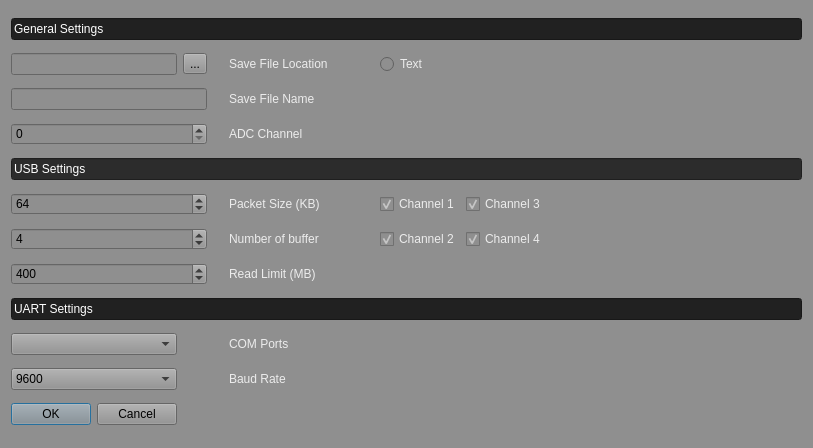
<?xml version="1.0" encoding="UTF-8"?>
<ui version="4.0">
 <class>settings</class>
 <widget class="QDialog" name="settings">
  <property name="geometry">
   <rect>
    <x>0</x>
    <y>0</y>
    <width>630</width>
    <height>448</height>
   </rect>
  </property>
  <property name="sizePolicy">
   <sizepolicy hsizetype="Ignored" vsizetype="Preferred">
    <horstretch>0</horstretch>
    <verstretch>0</verstretch>
   </sizepolicy>
  </property>
  <property name="windowTitle">
   <string>Settings</string>
  </property>
  <property name="windowIcon">
   <iconset resource="imagesources.qrc">
    <normaloff>:/Images/settings.jpg</normaloff>:/Images/settings.jpg</iconset>
  </property>
  <property name="styleSheet">
   <string notr="true">background-color: rgb(143, 143, 143);</string>
  </property>
  <layout class="QGridLayout" name="gridLayout_2">
   <item row="9" column="4">
    <spacer name="horizontalSpacer_3">
     <property name="orientation">
      <enum>Qt::Horizontal</enum>
     </property>
     <property name="sizeType">
      <enum>QSizePolicy::Fixed</enum>
     </property>
     <property name="sizeHint" stdset="0">
      <size>
       <width>40</width>
       <height>20</height>
      </size>
     </property>
    </spacer>
   </item>
   <item row="9" column="6">
    <widget class="QCheckBox" name="m_chkboxChannel_3">
     <property name="enabled">
      <bool>true</bool>
     </property>
     <property name="styleSheet">
      <string notr="true">font: 87 8pt &quot;Arial Black&quot;;
color: rgb(236, 236, 236);</string>
     </property>
     <property name="text">
      <string>Channel 3</string>
     </property>
     <property name="checked">
      <bool>true</bool>
     </property>
    </widget>
   </item>
   <item row="9" column="3">
    <widget class="QLabel" name="m_labelPacketSize">
     <property name="enabled">
      <bool>false</bool>
     </property>
     <property name="sizePolicy">
      <sizepolicy hsizetype="Fixed" vsizetype="Fixed">
       <horstretch>0</horstretch>
       <verstretch>0</verstretch>
      </sizepolicy>
     </property>
     <property name="styleSheet">
      <string notr="true">font: 87 8pt &quot;Arial Black&quot;;
color: rgb(236, 236, 236);</string>
     </property>
     <property name="text">
      <string>Packet Size (KB)</string>
     </property>
    </widget>
   </item>
   <item row="13" column="6">
    <widget class="QCheckBox" name="m_chkboxChannel_4">
     <property name="enabled">
      <bool>true</bool>
     </property>
     <property name="styleSheet">
      <string notr="true">font: 87 8pt &quot;Arial Black&quot;;
color: rgb(236, 236, 236);</string>
     </property>
     <property name="text">
      <string>Channel 4</string>
     </property>
     <property name="checked">
      <bool>true</bool>
     </property>
    </widget>
   </item>
   <item row="4" column="0" colspan="2">
    <widget class="QLineEdit" name="m_lineEditSaveFileName"/>
   </item>
   <item row="22" column="3">
    <widget class="QLabel" name="m_labelCOMPort">
     <property name="enabled">
      <bool>false</bool>
     </property>
     <property name="styleSheet">
      <string notr="true">font: 87 8pt &quot;Arial Black&quot;;
color: rgb(236, 236, 236);</string>
     </property>
     <property name="text">
      <string>COM Ports</string>
     </property>
    </widget>
   </item>
   <item row="5" column="3">
    <widget class="QLabel" name="m_labelADCChannel">
     <property name="enabled">
      <bool>false</bool>
     </property>
     <property name="styleSheet">
      <string notr="true">font: 87 8pt &quot;Arial Black&quot;;
color: rgb(236, 236, 236);</string>
     </property>
     <property name="text">
      <string>ADC Channel</string>
     </property>
    </widget>
   </item>
   <item row="2" column="0">
    <widget class="QLineEdit" name="m_lineEditSaveFileLocation">
     <property name="enabled">
      <bool>false</bool>
     </property>
     <property name="styleSheet">
      <string notr="true">border-color: rgb(0, 0, 0);</string>
     </property>
    </widget>
   </item>
   <item row="9" column="7">
    <spacer name="horizontalSpacer">
     <property name="orientation">
      <enum>Qt::Horizontal</enum>
     </property>
     <property name="sizeType">
      <enum>QSizePolicy::Fixed</enum>
     </property>
     <property name="sizeHint" stdset="0">
      <size>
       <width>250</width>
       <height>20</height>
      </size>
     </property>
    </spacer>
   </item>
   <item row="9" column="2">
    <spacer name="horizontalSpacer_2">
     <property name="orientation">
      <enum>Qt::Horizontal</enum>
     </property>
     <property name="sizeType">
      <enum>QSizePolicy::Fixed</enum>
     </property>
     <property name="sizeHint" stdset="0">
      <size>
       <width>10</width>
       <height>20</height>
      </size>
     </property>
    </spacer>
   </item>
   <item row="14" column="0" colspan="2">
    <widget class="QSpinBox" name="m_spinBoxReadLimit">
     <property name="minimum">
      <number>40</number>
     </property>
     <property name="maximum">
      <number>25600</number>
     </property>
     <property name="value">
      <number>400</number>
     </property>
    </widget>
   </item>
   <item row="13" column="3">
    <widget class="QLabel" name="m_labelNumberOfBuffer">
     <property name="enabled">
      <bool>false</bool>
     </property>
     <property name="styleSheet">
      <string notr="true">font: 87 8pt &quot;Arial Black&quot;;
color: rgb(236, 236, 236);</string>
     </property>
     <property name="text">
      <string>Number of buffer</string>
     </property>
    </widget>
   </item>
   <item row="9" column="0" colspan="2">
    <widget class="QSpinBox" name="m_spinBoxPacketSize">
     <property name="sizePolicy">
      <sizepolicy hsizetype="Ignored" vsizetype="Fixed">
       <horstretch>0</horstretch>
       <verstretch>0</verstretch>
      </sizepolicy>
     </property>
     <property name="styleSheet">
      <string notr="true">border-color: rgb(255, 255, 255);</string>
     </property>
     <property name="minimum">
      <number>4</number>
     </property>
     <property name="maximum">
      <number>256</number>
     </property>
     <property name="singleStep">
      <number>4</number>
     </property>
     <property name="value">
      <number>64</number>
     </property>
    </widget>
   </item>
   <item row="4" column="3">
    <widget class="QLabel" name="m_labelSaveFileName">
     <property name="enabled">
      <bool>false</bool>
     </property>
     <property name="sizePolicy">
      <sizepolicy hsizetype="Preferred" vsizetype="Fixed">
       <horstretch>0</horstretch>
       <verstretch>0</verstretch>
      </sizepolicy>
     </property>
     <property name="styleSheet">
      <string notr="true">font: 87 8pt &quot;Arial Black&quot;;
color: rgb(236, 236, 236);</string>
     </property>
     <property name="text">
      <string>Save File Name</string>
     </property>
    </widget>
   </item>
   <item row="2" column="3">
    <widget class="QLabel" name="m_labelSaveFileLoc">
     <property name="enabled">
      <bool>false</bool>
     </property>
     <property name="sizePolicy">
      <sizepolicy hsizetype="Preferred" vsizetype="Fixed">
       <horstretch>0</horstretch>
       <verstretch>0</verstretch>
      </sizepolicy>
     </property>
     <property name="styleSheet">
      <string notr="true">font: 87 8pt &quot;Arial Black&quot;;
color: rgb(236, 236, 236);</string>
     </property>
     <property name="text">
      <string>Save File Location</string>
     </property>
    </widget>
   </item>
   <item row="24" column="0">
    <widget class="QDialogButtonBox" name="buttonBox">
     <property name="orientation">
      <enum>Qt::Horizontal</enum>
     </property>
     <property name="standardButtons">
      <set>QDialogButtonBox::Cancel|QDialogButtonBox::Ok</set>
     </property>
    </widget>
   </item>
   <item row="13" column="5">
    <widget class="QCheckBox" name="m_chkboxChannel_2">
     <property name="enabled">
      <bool>true</bool>
     </property>
     <property name="styleSheet">
      <string notr="true">font: 87 8pt &quot;Arial Black&quot;;
color: rgb(236, 236, 236);</string>
     </property>
     <property name="text">
      <string>Channel 2</string>
     </property>
     <property name="checked">
      <bool>true</bool>
     </property>
    </widget>
   </item>
   <item row="2" column="5">
    <widget class="QRadioButton" name="m_radioButtonFileType">
     <property name="enabled">
      <bool>true</bool>
     </property>
     <property name="styleSheet">
      <string notr="true">font: 87 8pt &quot;Arial Black&quot;;
color: rgb(236, 236, 236);</string>
     </property>
     <property name="text">
      <string>Text</string>
     </property>
    </widget>
   </item>
   <item row="14" column="3">
    <widget class="QLabel" name="m_labelReadLimit">
     <property name="enabled">
      <bool>false</bool>
     </property>
     <property name="styleSheet">
      <string notr="true">font: 87 8pt &quot;Arial Black&quot;;
color: rgb(236, 236, 236);</string>
     </property>
     <property name="text">
      <string>Read Limit (MB)</string>
     </property>
    </widget>
   </item>
   <item row="5" column="0" colspan="2">
    <widget class="QSpinBox" name="m_spinBoxADCCahnnel"/>
   </item>
   <item row="2" column="1">
    <widget class="QToolButton" name="m_exploreButton">
     <property name="text">
      <string>...</string>
     </property>
    </widget>
   </item>
   <item row="6" column="0" colspan="8">
    <widget class="QLineEdit" name="m_headerUSBSettings">
     <property name="enabled">
      <bool>false</bool>
     </property>
     <property name="styleSheet">
      <string notr="true">background-color: rgb(44, 44, 44);
font: 87 8pt &quot;Arial Black&quot;;
color: rgb(255, 255, 255);</string>
     </property>
     <property name="text">
      <string>USB Settings</string>
     </property>
    </widget>
   </item>
   <item row="9" column="5">
    <widget class="QCheckBox" name="m_chkboxChannel_1">
     <property name="enabled">
      <bool>true</bool>
     </property>
     <property name="styleSheet">
      <string notr="true">font: 87 8pt &quot;Arial Black&quot;;
color: rgb(236, 236, 236);</string>
     </property>
     <property name="text">
      <string>Channel 1</string>
     </property>
     <property name="checked">
      <bool>true</bool>
     </property>
    </widget>
   </item>
   <item row="13" column="0" colspan="2">
    <widget class="QSpinBox" name="m_spinBoxNumberOfBuffer">
     <property name="minimum">
      <number>1</number>
     </property>
     <property name="maximum">
      <number>16</number>
     </property>
     <property name="value">
      <number>4</number>
     </property>
    </widget>
   </item>
   <item row="0" column="0" colspan="8">
    <widget class="QLineEdit" name="m_headerGeneralSettings">
     <property name="enabled">
      <bool>false</bool>
     </property>
     <property name="styleSheet">
      <string notr="true">background-color: rgb(33, 33, 33);
font: 87 8pt &quot;Arial Black&quot;;
color: rgb(255, 255, 255);</string>
     </property>
     <property name="text">
      <string>General Settings</string>
     </property>
    </widget>
   </item>
   <item row="21" column="0" colspan="8">
    <widget class="QLineEdit" name="m_headerUARTSettings">
     <property name="enabled">
      <bool>false</bool>
     </property>
     <property name="sizePolicy">
      <sizepolicy hsizetype="Expanding" vsizetype="Fixed">
       <horstretch>0</horstretch>
       <verstretch>0</verstretch>
      </sizepolicy>
     </property>
     <property name="styleSheet">
      <string notr="true">background-color: rgb(33, 33, 33);
font: 87 8pt &quot;Arial Black&quot;;
color: rgb(255, 255, 255);</string>
     </property>
     <property name="text">
      <string>UART Settings</string>
     </property>
    </widget>
   </item>
   <item row="22" column="0">
    <widget class="QComboBox" name="m_comboBoxComPort">
     <property name="currentIndex">
      <number>-1</number>
     </property>
    </widget>
   </item>
   <item row="23" column="3">
    <widget class="QLabel" name="m_labelBaudRate">
     <property name="enabled">
      <bool>false</bool>
     </property>
     <property name="styleSheet">
      <string notr="true">font: 87 8pt &quot;Arial Black&quot;;
color: rgb(236, 236, 236);</string>
     </property>
     <property name="text">
      <string>Baud Rate</string>
     </property>
    </widget>
   </item>
   <item row="23" column="0">
    <widget class="QComboBox" name="m_comboBoxBaudRate">
     <property name="currentIndex">
      <number>0</number>
     </property>
     <item>
      <property name="text">
       <string>9600</string>
      </property>
     </item>
     <item>
      <property name="text">
       <string>19200</string>
      </property>
     </item>
     <item>
      <property name="text">
       <string>38400</string>
      </property>
     </item>
     <item>
      <property name="text">
       <string>57600</string>
      </property>
     </item>
     <item>
      <property name="text">
       <string>115200</string>
      </property>
     </item>
     <item>
      <property name="text">
       <string>1152000</string>
      </property>
     </item>
    </widget>
   </item>
  </layout>
 </widget>
 <resources>
  <include location="imagesources.qrc"/>
 </resources>
 <connections>
  <connection>
   <sender>buttonBox</sender>
   <signal>accepted()</signal>
   <receiver>settings</receiver>
   <slot>accept()</slot>
   <hints>
    <hint type="sourcelabel">
     <x>248</x>
     <y>254</y>
    </hint>
    <hint type="destinationlabel">
     <x>157</x>
     <y>274</y>
    </hint>
   </hints>
  </connection>
  <connection>
   <sender>buttonBox</sender>
   <signal>rejected()</signal>
   <receiver>settings</receiver>
   <slot>reject()</slot>
   <hints>
    <hint type="sourcelabel">
     <x>316</x>
     <y>260</y>
    </hint>
    <hint type="destinationlabel">
     <x>286</x>
     <y>274</y>
    </hint>
   </hints>
  </connection>
 </connections>
</ui>
